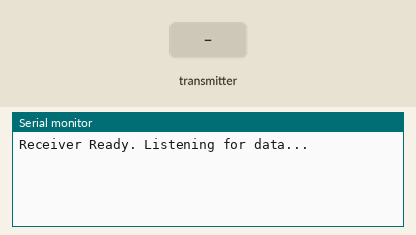
The sketch below on a simulated Arduino Uno, built with avr-gcc and run on an emulated ATmega328P. Shown: the last lines printed to the serial monitor. The inputs (shaded band) are chosen by the test bench. No radio packets arrive unless stated.

Above: at 1.2 s.
1.3 s: the transmitter starts sending accX = 0
At 1.46 s:
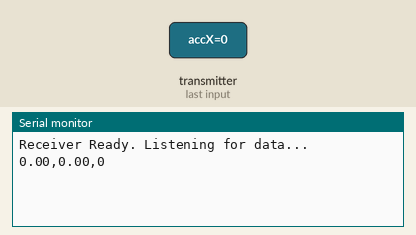
3.2 s: the transmitter starts sending accY = 25
At 3.36 s:
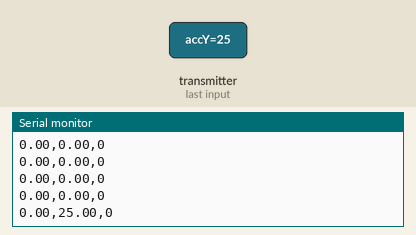
4.7 s: the transmitter starts sending buttonPressed = 1
At 4.86 s:
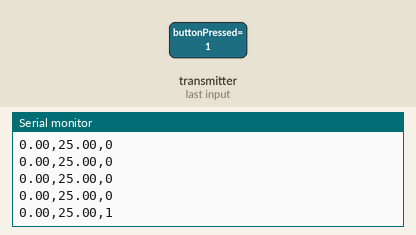
6.2 s: the transmitter starts sending accX = 25
At 6.36 s:
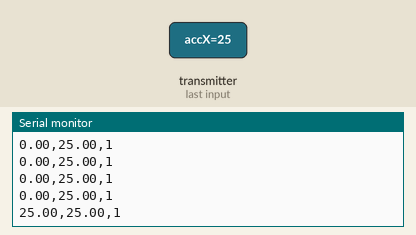
7.7 s: the transmitter starts sending accY = 0
At 7.86 s:
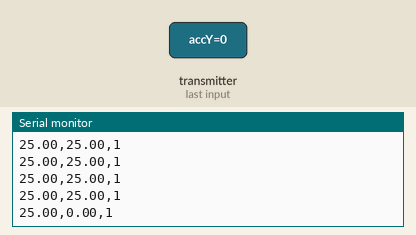
9.2 s: the transmitter starts sending buttonPressed = 0
At 9.36 s:
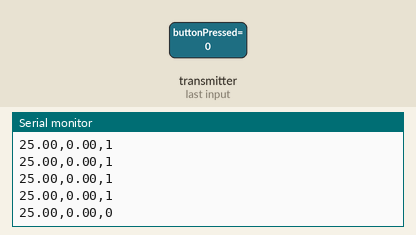

Measured:
- after the input at 1.3 s, the serial monitor: prints a new line at once (image 1)
- after the input at 3.2 s, the serial monitor: prints a new line at once (image 2)
- after the input at 4.7 s, the serial monitor: prints a new line at once (image 3)
- after the input at 6.2 s, the serial monitor: prints a new line at once (image 4)
- after the input at 7.7 s, the serial monitor: prints a new line at once (image 5)
- after the input at 9.2 s, the serial monitor: prints a new line at once (image 6)

The sketch:

air_mouse_receive.ino
```cpp
#include <RH_ASK.h> // RadioHead ASK Library for transmitter setup
#include <SPI.h>    // Required by RadioHead

RH_ASK driver(2000, 11, 12, 10); // Speed: 2000 bps, RX pin 11, TX pin 12

// Structure exactly same as the transmitter's structure
struct MotionData {
  float accX;
  float accY;
  uint8_t buttonPressed;
};

void setup() {
  Serial.begin(115200);
  if (!driver.init()) {
    Serial.println("RF Receiver init failed!");
    while (1);
  }
  Serial.println("Receiver Ready. Listening for data...");
}

void loop() {
  MotionData receivedData;
  uint8_t buflen = sizeof(receivedData);

  // Check if a valid radio packet of the correct size has arrived
  if (driver.recv((uint8_t *)&receivedData, &buflen)) {

    /* Print Unpacked Acceleration Data */
    Serial.print(receivedData.accX, 2);
    Serial.print(",");
    Serial.print(receivedData.accY, 2);
    Serial.print(",");
    Serial.println(receivedData.buttonPressed);
  }
}
```
